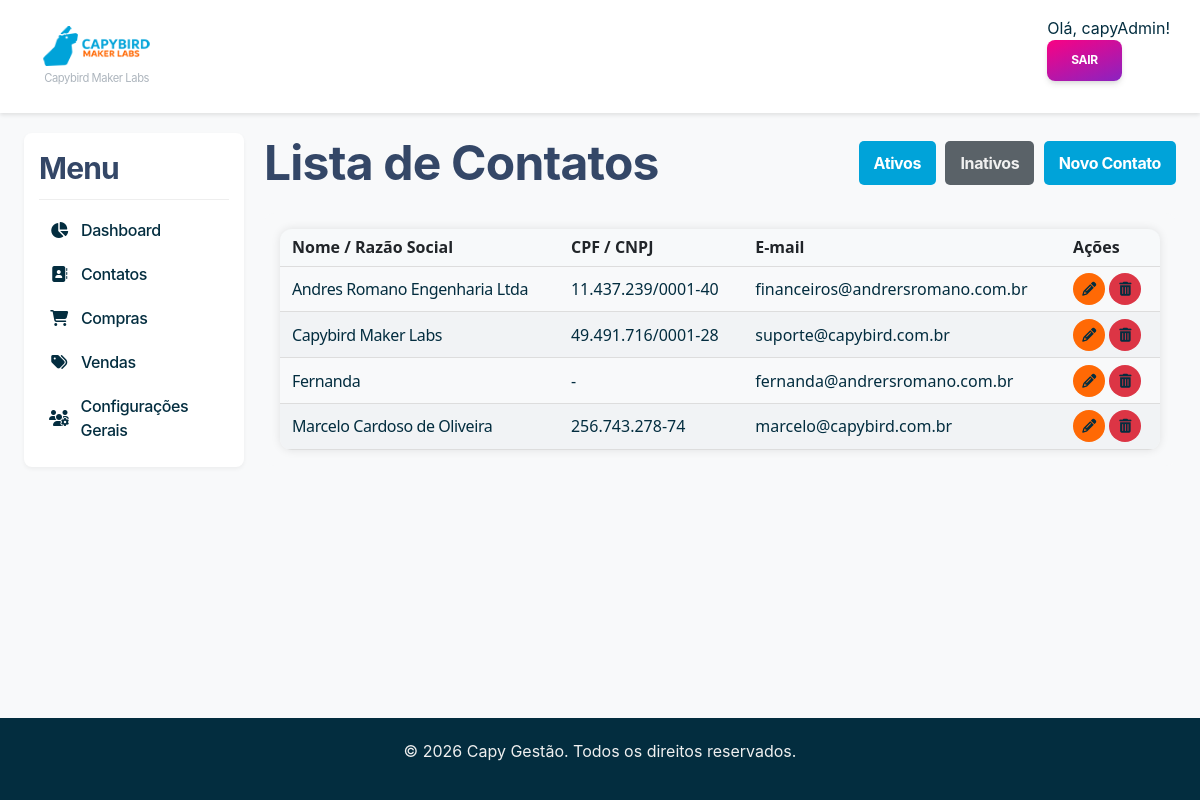
Before: /contacts/ (signed in) with the older database file.
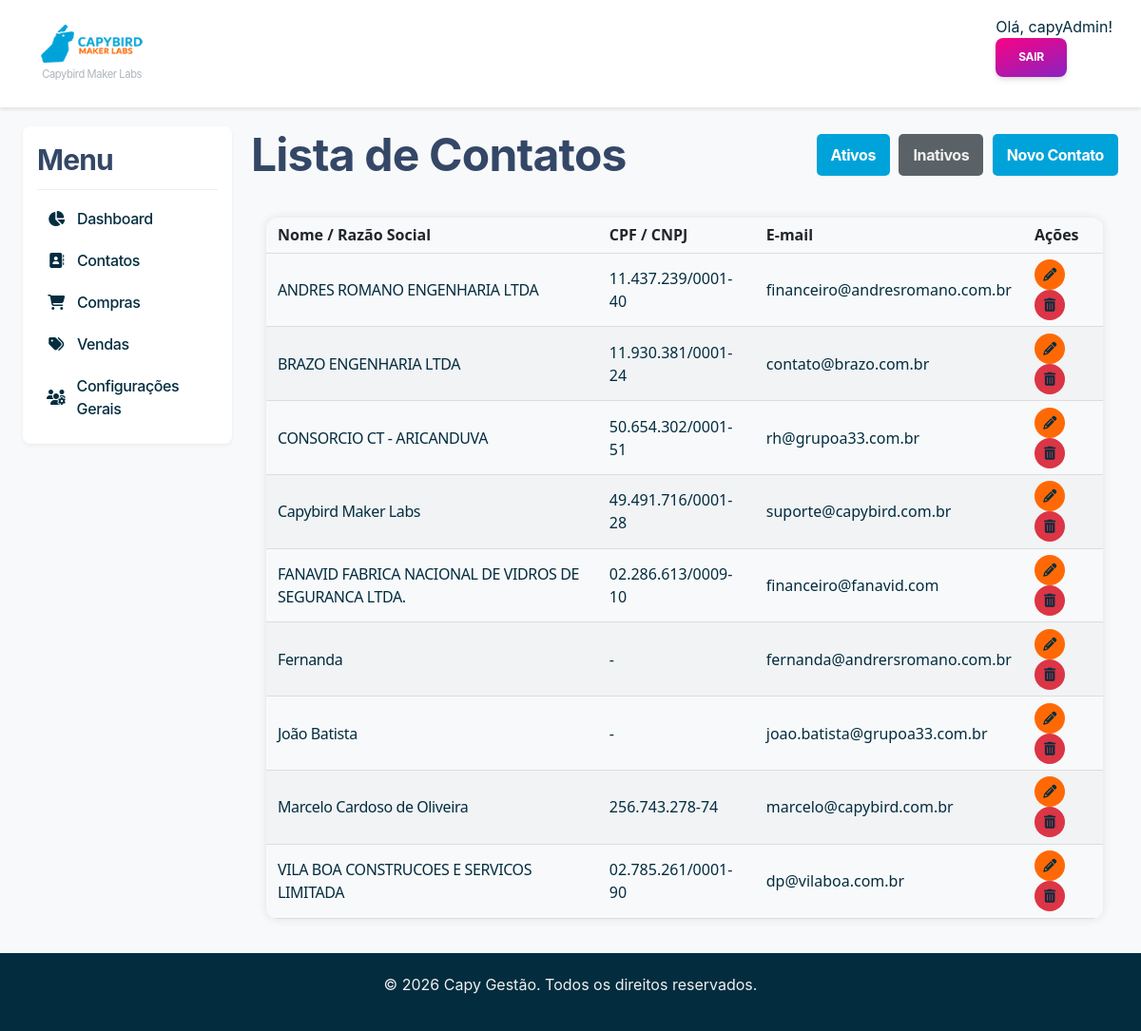
After: the same page with the newer database file.
### contacts/models.py (models this page shows, shortened)
class Contact(models.Model):
    class PersonType(models.TextChoices):
        INDIVIDUAL = "PF", "Pessoa Física"
        LEGAL = "PJ", "Pessoa Jurídica"
    user = models.OneToOneField(User, on_delete=models.SET_NULL, null=True, blank=True)
    name = models.CharField(max_length=255, verbose_name="Nome Completo")
    email = models.EmailField(max_length=255, unique=True)
    phone = models.CharField(
        max_length=20, blank=True, null=True, verbose_name="Telefone"
    )
    person_type = models.CharField(
        max_length=2,
        choices=PersonType.choices,
        default=PersonType.INDIVIDUAL,
        verbose_name="Tipo de Pessoa",
    )
    document = models.CharField(
        max_length=18, unique=True, blank=True, null=True, verbose_name="CPF/CNPJ"
    )
    is_active = models.BooleanField(default=True, verbose_name="Ativo")
    user = models.OneToOneField(
        User,
        on_delete=models.SET_NULL,
        null=True,
        blank=True,
        verbose_name="Usuário Associado",
    )
    company = models.ForeignKey(
        "self",
        on_delete=models.SET_NULL,
        null=True,
        blank=True,
        verbose_name="Empresa Associada (PJ)",
        limit_choices_to={
            "person_type": "PJ"
        },  # Garante que só PJs possam ser selecionadas aqui
    )
    created_at = models.DateTimeField(auto_now_add=True)
    updated_at = models.DateTimeField(auto_now=True)
    class Meta:
        verbose_name = "Contato"
        verbose_name_plural = "Contatos"
        ordering = ["name"]
    class OrganizationType(models.TextChoices):
        SYSTEM_HOLDER = "HOLDER", "Gestor do Sistema"  # A sua empresa
        CLIENT = "CLIENT", "Cliente"  # As empresas clientes
        OTHER = "OTHER", "Outro"  # Outros tipos de contato PJ
    organization_type = models.CharField(
        max_length=10,
        choices=OrganizationType.choices,
        default=OrganizationType.OTHER,
        verbose_name="Classificação da Organização",
        blank=True,
    )
    logo = models.ImageField(
        upload_to="logos/", null=True, blank=True, verbose_name="Logomarca da Empresa"
    )

### contacts/views.py (the view)
# urls.py: path("", ContactListView.as_view(), name="contact_list"),
class ContactListView(LoginRequiredMixin, ListView):
    model = Contact
    template_name = "contacts/contact_list.html"
    context_object_name = "contacts"  # Define o nome da variável no template
    paginate_by = 15  # Opcional: Adiciona paginação para listas grandes
    def get_queryset(self):
        status = self.request.GET.get("status")
        if status == "inactive":
            return Contact.objects.filter(is_active=False).select_related(
                "company", "user"
            )
        return Contact.objects.filter(is_active=True).select_related("company", "user")
    def get_context_data(self, **kwargs):
        context = super().get_context_data(**kwargs)
        context["current_status"] = self.request.GET.get("status", "active")
        context["title"] = "Lista de Contatos"
        return context

### core_app/context_processors.py (called while the page is built, shortened)
def system_branding_processor(request):
    HOLDER_CACHE_KEY = "system_holder_branding"
    holder_data = cache.get(HOLDER_CACHE_KEY)
    if not holder_data:
        try:
            system_holder = Contact.objects.get(
                organization_type=Contact.OrganizationType.SYSTEM_HOLDER
            )
            holder_data = {
                "system_holder_name": system_holder.name,
                "system_holder_logo": system_holder.logo,
            }
            cache.set(HOLDER_CACHE_KEY, holder_data, 3600)
        except Contact.DoesNotExist:
            holder_data = {
                "system_holder_name": "CAPY GESTÃO",
                "system_holder_logo": None,
            }
    return holder_data

### templates/contacts/contact_list.html (shortened to what this page needs)
{% extends 'app_base.html' %}
{% block app_content %}
<div class="management-header">
    <h1>{{ title }}</h1>
    <div class="management-actions">
        <a href="{% url 'contact_list' %}" class="btn {% if current_status == 'active' %}btn-primary{% else %}btn btn-primary{% endif %}">Ativos</a>
        <a href="{% url 'contact_list' %}?status=inactive" class="btn {% if current_status == 'inactive' %}btn-primary{% else %}btn btn-secondary{% endif %}">Inativos</a>
        <a href="{% url 'contact_create' %}" class="btn btn-primary">Novo Contato</a>
    </div>
</div>
<div class="table-container">
    <table class="styled-table">
        <thead>
            <tr>
                <th>Nome / Razão Social</th>
                <th>CPF / CNPJ</th>
                <th>E-mail</th>
                <th>Ações</th>
            </tr>
        </thead>
        <tbody>
            {% for contact in contacts %}
            <tr>
                <td><a href="{% url 'contact_detail' contact.pk %}">{{ contact.name }}</a></td>
                <td>{{ contact.document|default:"-" }}</td>
                <td>{{ contact.email }}</td>
                <td class="action-buttons">
						<a href="{% url 'contact_update' contact.pk %}" class="btn-icon btn-icon-edit" title="Editar Contato">
							<i class="fa-solid fa-pencil"></i>
						</a>
						<a href="{% url 'contact_delete' contact.pk %}" class="btn-icon btn-icon-delete" title="Excluir Contato">
							<i class="fa-solid fa-trash-can"></i>
						</a>
                </td>
            </tr>
            {% empty %}
            <tr>
                <td colspan="6">Nenhum contato encontrado.</td>
            </tr>
            {% endfor %}
        </tbody>
    </table>
</div>
{% endblock app_content %}

### templates/app_base.html
{% extends 'base.html' %}
{% load static %}
{% block content %}
<link rel="stylesheet" href="https://cdnjs.cloudflare.com/ajax/libs/font-awesome/6.5.0/css/all.min.css">
<div class="dashboard-layout">
    <aside class="sidebar">
        <h3>Menu</h3>
        <ul>
            <li>
                <a href="{% url 'dashboard' %}">
                    <i class="fa-solid fa-chart-pie"></i>
                    <span>Dashboard</span>
                </a>
            </li>
            <li>
                <a href="{% url 'contact_list' %}">
                    <i class="fa-solid fa-address-book"></i>
                    <span>Contatos</span>
                </a>
            </li>
            <li>
                <a href="#">
                    <i class="fa-solid fa-shopping-cart"></i>
                    <span>Compras</span>
                </a>
            </li>
            <li>
                <a href="#">
                    <i class="fa-solid fa-tags"></i>
                    <span>Vendas</span>
                </a>
            </li>
            <li>
                <a href="{% url 'management_list' %}">
                    <i class="fa-solid fa-users-gear"></i>
                    <span>Configurações Gerais</span>
                </a>
            </li>
        </ul>
    </aside>
    <section class="main-content">
        {% block app_content %}
        {% endblock app_content %}
    </section>
</div>
{% endblock content %}

### templates/base.html (shortened to what this page needs)
{% load static %}
<!DOCTYPE html>
<html lang="pt-br">
<head>
    <link rel="stylesheet" href="{% static 'css/style.css' %}">
	<link rel="stylesheet" href="{% static 'css/soft-ui-dashboard-tailwind.css' %}" />
    <link rel="stylesheet" href="https://cdnjs.cloudflare.com/ajax/libs/font-awesome/6.5.2/css/all.min.css" />
    <link rel="stylesheet" href="https://cdnjs.cloudflare.com/ajax/libs/font-awesome/6.5.0/css/all.min.css">
	<link href="{% static 'css/nucleo-icons.css' %}" rel="stylesheet" />
	<link href="{% static 'css/nucleo-svg.css' %}" rel="stylesheet" />
</head>
<body>
    <header>
        <nav class="navbar">
            <div class="nav-logo">
            <a href="{% url 'home' %}">
                {% if system_holder_logo %}
                    <img src="{{ system_holder_logo.url }}" alt="Logo de {{ system_holder_name }}" class="client-logo-img">
                    <span class="system-name-small">{{ system_holder_name }}</span>
                {% else %}
                    <strong>{{ system_holder_name|default:"CAPY GESTÃO" }}</strong>
                {% endif %}
            </a>
            </div>
            <div class="nav-menu">
                {% if user.is_authenticated %}
                    <span>Olá, {{ user.username }}!</span>
                    <form class="logout-form" action="{% url 'logout' %}" method="post">
                        <button type="submit" class="inline-block px-6 py-3 mb-4 font-bold text-center text-white uppercase align-middle transition-all rounded-lg cursor-pointer bg-gradient-to-tl from-purple-700 to-pink-500 leading-pro text-xs ease-soft-in tracking-tight-soft shadow-soft-md bg-150 bg-x-25 hover:scale-102 active:opacity-85 hover:shadow-soft-xs">Sair</button>
                    </form>
                {% endif %}
            </div>
        </nav>
    </header>
    <main class="container">
        {% block content %}
        {% endblock %}
    </main>
    <footer>
        <p>© 2026 Capy Gestão. Todos os direitos reservados.</p>
    </footer>
</body>
</html>

### static/css/style.css (style rules this page uses)
:root { --color-primary: #00a3d9; --color-primary-dark: #0082ad; --color-secondary: #FF6905; --color-tertiary: #2CE864; --color-quaternary: #032D3F; --color-danger: #dc3545; --color-success: var(--color-tertiary); --color-edit: var(--color-secondary); --color-gray-dark: #5a6268; --color-gray-medium: #adb5bd; --color-gray-light: #f1faff; --color-background-main: #f8f9fa; --color-background-card: #ffffff; --text-on-light-bg: var(--color-quaternary); --text-on-dark-bg: #f0f0f0; }
*, *::before, *::after { box-sizing: border-box; }
body { font-family: -apple-system, BlinkMacSystemFont, "Segoe UI", Roboto, "Helvetica Neue", Arial, sans-serif; margin: 0; background-color: var(--color-background-main); color: var(--text-on-light-bg); display: flex; flex-direction: column; min-height: 100vh; }
.container { width: 98%; max-width: 1800px; margin: 20px auto; flex-grow: 1; }
.dashboard-layout { display: flex; gap: 20px; }
.main-content { flex-grow: 1; }
.sidebar { flex-basis: 220px; flex-shrink: 0; position: sticky; top: 20px; align-self: flex-start; background-color: var(--color-background-card); padding: 15px; border-radius: 8px; box-shadow: 0 2px 4px rgba(0,0,0,0.05); }
.navbar { display: flex; justify-content: space-between; align-items: center; background-color: var(--color-background-card); padding: 1rem 2.5%; box-shadow: 0 2px 4px rgba(0,0,0,0.1); }
footer { text-align: center; padding: 20px; background-color: var(--color-quaternary); color: var(--text-on-dark-bg); margin-top: auto; }
.nav-logo a { display: flex; flex-direction: column; align-items: center; text-decoration: none; }
.client-logo-img { max-height: 40px; max-width: 150px; margin-bottom: 4px; }
.system-name-small { font-size: 0.7em; color: var(--color-gray-medium); font-weight: normal; }
.sidebar h3 { margin-top: 0; border-bottom: 1px solid #eee; padding-bottom: 10px; }
.sidebar ul { list-style: none; padding: 0; margin: 0; }
.sidebar ul li a { display: flex; align-items: center; gap: 12px; padding: 10px; color: var(--text-on-light-bg); text-decoration: none; border-radius: 5px; font-weight: 500; }
.sidebar ul li a i { width: 20px; text-align: center; }
.btn { display: inline-block; padding: 10px 15px; border: none; border-radius: 5px; cursor: pointer; text-decoration: none; text-align: center; font-weight: bold; transition: background-color 0.2s, color 0.2s; }
.btn-primary { background-color: var(--color-primary); color: white; }
.btn-secondary, .btn-cancel { background-color: var(--color-gray-dark); color: var(--text-on-dark-bg); }
.management-header { display: flex; justify-content: space-between; align-items: center; flex-wrap: wrap; gap: 10px; margin-bottom: 20px; }
.management-header h1 { margin: 0; }
.management-header .management-actions a { margin-left: 5px; }
table { width: 100%; border-collapse: collapse; }
th, td { padding: 12px 15px; border-bottom: 1px solid #ddd; text-align: left; vertical-align: middle; }
th { background-color: #f7f9fa; font-weight: bold; }
.table-container { overflow-x: auto; padding: 1rem; border-radius: 10px; background-color: #f8f9fa; }
.styled-table { width: 100%; border-collapse: collapse; font-family: 'Segoe UI', Tahoma, Geneva, Verdana, sans-serif; box-shadow: 0 0 10px rgba(0, 0, 0, 0.1); border-radius: 12px; overflow: hidden; }
.styled-table thead { background-color: #e9ecef; color: #212529; }
.styled-table th, .styled-table td { padding: 0.4rem 0.75rem; text-align: left; vertical-align: middle; }
.styled-table tbody tr { border-bottom: 1px solid #dee2e6; }
.styled-table tbody tr:nth-child(even) { background-color: #f1f3f5; }
.styled-table tbody a:link { color: var(--text-on-light-bg); text-decoration: none; font-weight: 500; transition: color 0.2s; }
.btn-icon { display: inline-flex; align-items: center; justify-content: center; width: 32px; height: 32px; padding: 0; border-radius: 50%; text-decoration: none; color: white; border: none; cursor: pointer; transition: transform 0.2s ease, box-shadow 0.2s ease; }
.btn-icon i { font-size: 14px; }
.btn-icon-edit { background-color: var(--color-edit); }
.btn-icon-delete { background-color: var(--color-danger); }
.action-buttons { flex-direction: row; gap: 8px; }

Changed rows visible on the page:
changed Contact: name "Andres Romano Engenharia Ltda" → "ANDRES ROMANO ENGENHARIA LTDA"; email "financeiros@andrersromano.com.br" → "financeiro@andresromano.com.br"
added Contact: name "BRAZO ENGENHARIA LTDA", document "11.930.381/0001-24", email "contato@brazo.com.br"
added Contact: name "CONSORCIO CT - ARICANDUVA", document "50.654.302/0001-51", email "rh@grupoa33.com.br"
added Contact: name "FANAVID FABRICA NACIONAL DE VIDROS DE SEGURANCA LTDA.", document "02.286.613/0009-10", email "financeiro@fanavid.com"
added Contact: name "João Batista", document "-", email "joao.batista@grupoa33.com.br"
added Contact: name "VILA BOA CONSTRUCOES E SERVICOS LIMITADA", document "02.785.261/0001-90", email "dp@vilaboa.com.br"
